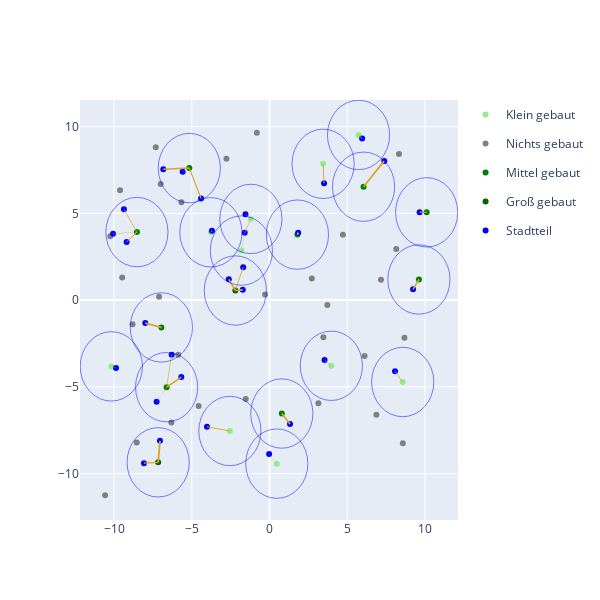

This figure's notebook cell:
### Code cell
# solve task 2
solve_location(radius=2)

### Figure 1 — Plotly figure (JSON) as saved in the notebook; plotly's stock layout.template omitted (floating-point values rounded to 4 significant figures)
{"data": [{"hovertemplate": "Type=Klein gebaut<br>x=%{x}<br>y=%{y}<extra></extra>", "legendgroup": "Klein gebaut", "marker": {"color": "lightgreen", "symbol": "circle"}, "mode": "markers", "name": "Klein gebaut", "orientation": "v", "showlegend": true, "type": "scatter", "x": [-1.809, 3.447, 8.566, -1.198, 0.4694, -3.77, -2.548, -10.17, 5.725, 3.976], "xaxis": "x", "y": [2.854, 7.855, -4.721, 4.679, -9.425, 3.908, -7.544, -3.819, 9.52, -3.785], "yaxis": "y"}, {"hovertemplate": "Type=Nichts gebaut<br>x=%{x}<br>y=%{y}<extra></extra>", "legendgroup": "Nichts gebaut", "marker": {"color": "grey", "symbol": "circle"}, "mode": "markers", "name": "Nichts gebaut", "orientation": "v", "showlegend": true, "type": "scatter", "x": [7.168, -4.556, 3.145, 3.463, -7.102, -6.998, -6.311, -8.809, -2.77, 8.152, 8.326, -9.471, -8.538, -0.2864, -5.874, -7.315, -10.24, 4.721, 8.575, -0.8121, 6.113, -1.528, 2.721, 8.676, 6.874, -9.611, 3.718, -10.57, -5.666], "xaxis": "x", "y": [1.176, -6.108, -5.95, -2.135, 0.1878, 6.698, -7.06, -1.388, 8.148, 2.942, 8.422, 1.297, -8.208, 0.3189, -3.15, 8.813, 3.678, 3.761, -8.257, 9.64, -3.215, -5.704, 1.241, -2.17, -6.61, 6.335, -0.2879, -11.25, 5.644], "yaxis": "y"}, {"hovertemplate": "Type=Mittel gebaut<br>x=%{x}<br>y=%{y}<extra></extra>", "legendgroup": "Mittel gebaut", "marker": {"color": "green", "symbol": "circle"}, "mode": "markers", "name": "Mittel gebaut", "orientation": "v", "showlegend": true, "type": "scatter", "x": [-8.525, 6.049, 10.11, 1.796, -6.616, 9.608, -5.158, 0.791, -6.954], "xaxis": "x", "y": [3.921, 6.535, 5.057, 3.775, -5.016, 1.189, 7.61, -6.537, -1.575], "yaxis": "y"}, {"hovertemplate": "Type=Groß gebaut<br>x=%{x}<br>y=%{y}<extra></extra>", "legendgroup": "Groß gebaut", "marker": {"color": "darkgreen", "symbol": "circle"}, "mode": "markers", "name": "Groß gebaut", "orientation": "v", "showlegend": true, "type": "scatter", "x": [-2.197, -7.161], "xaxis": "x", "y": [0.5537, -9.35], "yaxis": "y"}, {"hovertemplate": "Type=Stadtteil<br>x=%{x}<br>y=%{y}<extra></extra>", "legendgroup": "Stadtteil", "marker": {"color": "blue", "symbol": "circle"}, "mode": "markers", "name": "Stadtteil", "orientation": "v", "showlegend": true, "type": "scatter", "x": [-2.618, 9.653, -5.671, -9.361, 3.54, -1.545, -7.986, 1.319, 5.957, -5.585, 8.071, -8.075, -4.022, 9.231, 1.845, -9.872, 3.507, -3.701, -6.292, -10.06, -0.02544, 7.38, -1.692, -9.19, -7.044, -6.83, -7.26, -4.402, -1.595, -1.72], "xaxis": "x", "y": [1.199, 5.07, -4.436, 5.234, -3.451, 4.949, -1.322, -7.134, 9.319, 7.398, -4.101, -9.402, -7.303, 0.622, 3.886, -3.906, 6.738, 3.998, -3.145, 3.819, -8.872, 8.025, 1.896, 3.357, -8.113, 7.54, -5.859, 5.858, 3.877, 0.591], "yaxis": "y"}, {"hovertemplate": "x=%{x}<br>y=%{y}<extra></extra>", "legendgroup": "", "line": {"color": "goldenrod", "dash": "solid", "width": 0.091}, "marker": {"symbol": "circle"}, "mode": "lines", "name": "", "orientation": "v", "showlegend": false, "type": "scatter", "x": [-1.809, -2.618], "xaxis": "x", "y": [2.854, 1.199], "yaxis": "y"}, {"hovertemplate": "x=%{x}<br>y=%{y}<extra></extra>", "legendgroup": "", "line": {"color": "goldenrod", "dash": "solid", "width": 1.566}, "marker": {"symbol": "circle"}, "mode": "lines", "name": "", "orientation": "v", "showlegend": false, "type": "scatter", "x": [-2.197, -2.618], "xaxis": "x", "y": [0.5537, 1.199], "yaxis": "y"}, {"hovertemplate": "x=%{x}<br>y=%{y}<extra></extra>", "legendgroup": "", "line": {"color": "goldenrod", "dash": "solid", "width": 1.426}, "marker": {"symbol": "circle"}, "mode": "lines", "name": "", "orientation": "v", "showlegend": false, "type": "scatter", "x": [10.11, 9.653], "xaxis": "x", "y": [5.057, 5.07], "yaxis": "y"}, {"hovertemplate": "x=%{x}<br>y=%{y}<extra></extra>", "legendgroup": "", "line": {"color": "goldenrod", "dash": "solid", "width": 1.393}, "marker": {"symbol": "circle"}, "mode": "lines", "name": "", "orientation": "v", "showlegend": false, "type": "scatter", "x": [-6.616, -5.671], "xaxis": "x", "y": [-5.016, -4.436], "yaxis": "y"}, {"hovertemplate": "x=%{x}<br>y=%{y}<extra></extra>", "legendgroup": "", "line": {"color": "goldenrod", "dash": "solid", "width": 0.649}, "marker": {"symbol": "circle"}, "mode": "lines", "name": "", "orientation": "v", "showlegend": false, "type": "scatter", "x": [-8.525, -9.361], "xaxis": "x", "y": [3.921, 5.234], "yaxis": "y"}, {"hovertemplate": "x=%{x}<br>y=%{y}<extra></extra>", "legendgroup": "", "line": {"color": "goldenrod", "dash": "solid", "width": 0.468}, "marker": {"symbol": "circle"}, "mode": "lines", "name": "", "orientation": "v", "showlegend": false, "type": "scatter", "x": [3.976, 3.54], "xaxis": "x", "y": [-3.785, -3.451], "yaxis": "y"}, {"hovertemplate": "x=%{x}<br>y=%{y}<extra></extra>", "legendgroup": "", "line": {"color": "goldenrod", "dash": "solid", "width": 0.422}, "marker": {"symbol": "circle"}, "mode": "lines", "name": "", "orientation": "v", "showlegend": false, "type": "scatter", "x": [-1.198, -1.545], "xaxis": "x", "y": [4.679, 4.949], "yaxis": "y"}, {"hovertemplate": "x=%{x}<br>y=%{y}<extra></extra>", "legendgroup": "", "line": {"color": "goldenrod", "dash": "solid", "width": 1.714}, "marker": {"symbol": "circle"}, "mode": "lines", "name": "", "orientation": "v", "showlegend": false, "type": "scatter", "x": [-6.954, -7.986], "xaxis": "x", "y": [-1.575, -1.322], "yaxis": "y"}, {"hovertemplate": "x=%{x}<br>y=%{y}<extra></extra>", "legendgroup": "", "line": {"color": "goldenrod", "dash": "solid", "width": 1.641}, "marker": {"symbol": "circle"}, "mode": "lines", "name": "", "orientation": "v", "showlegend": false, "type": "scatter", "x": [0.791, 1.319], "xaxis": "x", "y": [-6.537, -7.134], "yaxis": "y"}, {"hovertemplate": "x=%{x}<br>y=%{y}<extra></extra>", "legendgroup": "", "line": {"color": "goldenrod", "dash": "solid", "width": 0.881}, "marker": {"symbol": "circle"}, "mode": "lines", "name": "", "orientation": "v", "showlegend": false, "type": "scatter", "x": [5.725, 5.957], "xaxis": "x", "y": [9.52, 9.319], "yaxis": "y"}, {"hovertemplate": "x=%{x}<br>y=%{y}<extra></extra>", "legendgroup": "", "line": {"color": "goldenrod", "dash": "solid", "width": 0.265}, "marker": {"symbol": "circle"}, "mode": "lines", "name": "", "orientation": "v", "showlegend": false, "type": "scatter", "x": [-5.158, -5.585], "xaxis": "x", "y": [7.61, 7.398], "yaxis": "y"}, {"hovertemplate": "x=%{x}<br>y=%{y}<extra></extra>", "legendgroup": "", "line": {"color": "goldenrod", "dash": "solid", "width": 0.765}, "marker": {"symbol": "circle"}, "mode": "lines", "name": "", "orientation": "v", "showlegend": false, "type": "scatter", "x": [8.566, 8.071], "xaxis": "x", "y": [-4.721, -4.101], "yaxis": "y"}, {"hovertemplate": "x=%{x}<br>y=%{y}<extra></extra>", "legendgroup": "", "line": {"color": "goldenrod", "dash": "solid", "width": 1.239}, "marker": {"symbol": "circle"}, "mode": "lines", "name": "", "orientation": "v", "showlegend": false, "type": "scatter", "x": [-7.161, -8.075], "xaxis": "x", "y": [-9.35, -9.402], "yaxis": "y"}, {"hovertemplate": "x=%{x}<br>y=%{y}<extra></extra>", "legendgroup": "", "line": {"color": "goldenrod", "dash": "solid", "width": 0.909}, "marker": {"symbol": "circle"}, "mode": "lines", "name": "", "orientation": "v", "showlegend": false, "type": "scatter", "x": [-2.548, -4.022], "xaxis": "x", "y": [-7.544, -7.303], "yaxis": "y"}, {"hovertemplate": "x=%{x}<br>y=%{y}<extra></extra>", "legendgroup": "", "line": {"color": "goldenrod", "dash": "solid", "width": 1.56}, "marker": {"symbol": "circle"}, "mode": "lines", "name": "", "orientation": "v", "showlegend": false, "type": "scatter", "x": [9.608, 9.231], "xaxis": "x", "y": [1.189, 0.622], "yaxis": "y"}, {"hovertemplate": "x=%{x}<br>y=%{y}<extra></extra>", "legendgroup": "", "line": {"color": "goldenrod", "dash": "solid", "width": 1.995}, "marker": {"symbol": "circle"}, "mode": "lines", "name": "", "orientation": "v", "showlegend": false, "type": "scatter", "x": [1.796, 1.845], "xaxis": "x", "y": [3.775, 3.886], "yaxis": "y"}, {"hovertemplate": "x=%{x}<br>y=%{y}<extra></extra>", "legendgroup": "", "line": {"color": "goldenrod", "dash": "solid", "width": 0.382}, "marker": {"symbol": "circle"}, "mode": "lines", "name": "", "orientation": "v", "showlegend": false, "type": "scatter", "x": [-10.17, -9.872], "xaxis": "x", "y": [-3.819, -3.906], "yaxis": "y"}, {"hovertemplate": "x=%{x}<br>y=%{y}<extra></extra>", "legendgroup": "", "line": {"color": "goldenrod", "dash": "solid", "width": 0.919}, "marker": {"symbol": "circle"}, "mode": "lines", "name": "", "orientation": "v", "showlegend": false, "type": "scatter", "x": [3.447, 3.507], "xaxis": "x", "y": [7.855, 6.738], "yaxis": "y"}, {"hovertemplate": "x=%{x}<br>y=%{y}<extra></extra>", "legendgroup": "", "line": {"color": "goldenrod", "dash": "solid", "width": 0.862}, "marker": {"symbol": "circle"}, "mode": "lines", "name": "", "orientation": "v", "showlegend": false, "type": "scatter", "x": [-3.77, -3.701], "xaxis": "x", "y": [3.908, 3.998], "yaxis": "y"}, {"hovertemplate": "x=%{x}<br>y=%{y}<extra></extra>", "legendgroup": "", "line": {"color": "goldenrod", "dash": "solid", "width": 0.609}, "marker": {"symbol": "circle"}, "mode": "lines", "name": "", "orientation": "v", "showlegend": false, "type": "scatter", "x": [-6.616, -6.292], "xaxis": "x", "y": [-5.016, -3.145], "yaxis": "y"}, {"hovertemplate": "x=%{x}<br>y=%{y}<extra></extra>", "legendgroup": "", "line": {"color": "goldenrod", "dash": "solid", "width": 0.396}, "marker": {"symbol": "circle"}, "mode": "lines", "name": "", "orientation": "v", "showlegend": false, "type": "scatter", "x": [-8.525, -10.06], "xaxis": "x", "y": [3.921, 3.819], "yaxis": "y"}, {"hovertemplate": "x=%{x}<br>y=%{y}<extra></extra>", "legendgroup": "", "line": {"color": "goldenrod", "dash": "solid", "width": 8.882e-17}, "marker": {"symbol": "circle"}, "mode": "lines", "name": "", "orientation": "v", "showlegend": false, "type": "scatter", "x": [-10.24, -10.06], "xaxis": "x", "y": [3.678, 3.819], "yaxis": "y"}, {"hovertemplate": "x=%{x}<br>y=%{y}<extra></extra>", "legendgroup": "", "line": {"color": "goldenrod", "dash": "solid", "width": 0.131}, "marker": {"symbol": "circle"}, "mode": "lines", "name": "", "orientation": "v", "showlegend": false, "type": "scatter", "x": [0.4694, -0.02544], "xaxis": "x", "y": [-9.425, -8.872], "yaxis": "y"}, {"hovertemplate": "x=%{x}<br>y=%{y}<extra></extra>", "legendgroup": "", "line": {"color": "goldenrod", "dash": "solid", "width": 1.774}, "marker": {"symbol": "circle"}, "mode": "lines", "name": "", "orientation": "v", "showlegend": false, "type": "scatter", "x": [6.049, 7.38], "xaxis": "x", "y": [6.535, 8.025], "yaxis": "y"}, {"hovertemplate": "x=%{x}<br>y=%{y}<extra></extra>", "legendgroup": "", "line": {"color": "goldenrod", "dash": "solid", "width": 0.84}, "marker": {"symbol": "circle"}, "mode": "lines", "name": "", "orientation": "v", "showlegend": false, "type": "scatter", "x": [-2.197, -1.692], "xaxis": "x", "y": [0.5537, 1.896], "yaxis": "y"}, {"hovertemplate": "x=%{x}<br>y=%{y}<extra></extra>", "legendgroup": "", "line": {"color": "goldenrod", "dash": "solid", "width": 0.994}, "marker": {"symbol": "circle"}, "mode": "lines", "name": "", "orientation": "v", "showlegend": false, "type": "scatter", "x": [-8.525, -9.19], "xaxis": "x", "y": [3.921, 3.357], "yaxis": "y"}, {"hovertemplate": "x=%{x}<br>y=%{y}<extra></extra>", "legendgroup": "", "line": {"color": "goldenrod", "dash": "solid", "width": 1.834}, "marker": {"symbol": "circle"}, "mode": "lines", "name": "", "orientation": "v", "showlegend": false, "type": "scatter", "x": [-7.161, -7.044], "xaxis": "x", "y": [-9.35, -8.113], "yaxis": "y"}, {"hovertemplate": "x=%{x}<br>y=%{y}<extra></extra>", "legendgroup": "", "line": {"color": "goldenrod", "dash": "solid", "width": 1.553}, "marker": {"symbol": "circle"}, "mode": "lines", "name": "", "orientation": "v", "showlegend": false, "type": "scatter", "x": [-5.158, -6.83], "xaxis": "x", "y": [7.61, 7.54], "yaxis": "y"}, {"hovertemplate": "x=%{x}<br>y=%{y}<extra></extra>", "legendgroup": "", "line": {"color": "goldenrod", "dash": "solid", "width": 1.958e-13}, "marker": {"symbol": "circle"}, "mode": "lines", "name": "", "orientation": "v", "showlegend": false, "type": "scatter", "x": [-6.311, -7.26], "xaxis": "x", "y": [-7.06, -5.859], "yaxis": "y"}, {"hovertemplate": "x=%{x}<br>y=%{y}<extra></extra>", "legendgroup": "", "line": {"color": "goldenrod", "dash": "solid", "width": 0.261}, "marker": {"symbol": "circle"}, "mode": "lines", "name": "", "orientation": "v", "showlegend": false, "type": "scatter", "x": [-6.616, -7.26], "xaxis": "x", "y": [-5.016, -5.859], "yaxis": "y"}, {"hovertemplate": "x=%{x}<br>y=%{y}<extra></extra>", "legendgroup": "", "line": {"color": "goldenrod", "dash": "solid", "width": 1.131}, "marker": {"symbol": "circle"}, "mode": "lines", "name": "", "orientation": "v", "showlegend": false, "type": "scatter", "x": [-5.158, -4.402], "xaxis": "x", "y": [7.61, 5.858], "yaxis": "y"}, {"hovertemplate": "x=%{x}<br>y=%{y}<extra></extra>", "legendgroup": "", "line": {"color": "goldenrod", "dash": "solid", "width": 0.307}, "marker": {"symbol": "circle"}, "mode": "lines", "name": "", "orientation": "v", "showlegend": false, "type": "scatter", "x": [-1.809, -1.595], "xaxis": "x", "y": [2.854, 3.877], "yaxis": "y"}, {"hovertemplate": "x=%{x}<br>y=%{y}<extra></extra>", "legendgroup": "", "line": {"color": "goldenrod", "dash": "solid", "width": 0.578}, "marker": {"symbol": "circle"}, "mode": "lines", "name": "", "orientation": "v", "showlegend": false, "type": "scatter", "x": [-1.198, -1.595], "xaxis": "x", "y": [4.679, 3.877], "yaxis": "y"}, {"hovertemplate": "x=%{x}<br>y=%{y}<extra></extra>", "legendgroup": "", "line": {"color": "goldenrod", "dash": "solid", "width": 1.594}, "marker": {"symbol": "circle"}, "mode": "lines", "name": "", "orientation": "v", "showlegend": false, "type": "scatter", "x": [-2.197, -1.72], "xaxis": "x", "y": [0.5537, 0.591], "yaxis": "y"}], "layout": {"autosize": false, "height": 600, "shapes": [{"line": {"color": "blue", "width": 0.5}, "type": "circle", "x0": 0.1909, "x1": -3.809, "xref": "x", "y0": 4.854, "y1": 0.8537, "yref": "y"}, {"line": {"color": "blue", "width": 0.5}, "type": "circle", "x0": -6.525, "x1": -10.53, "xref": "x", "y0": 5.921, "y1": 1.921, "yref": "y"}, {"line": {"color": "blue", "width": 0.5}, "type": "circle", "x0": 5.447, "x1": 1.447, "xref": "x", "y0": 9.855, "y1": 5.855, "yref": "y"}, {"line": {"color": "blue", "width": 0.5}, "type": "circle", "x0": 8.049, "x1": 4.049, "xref": "x", "y0": 8.535, "y1": 4.535, "yref": "y"}, {"line": {"color": "blue", "width": 0.5}, "type": "circle", "x0": 10.57, "x1": 6.566, "xref": "x", "y0": -2.721, "y1": -6.721, "yref": "y"}, {"line": {"color": "blue", "width": 0.5}, "type": "circle", "x0": 12.11, "x1": 8.106, "xref": "x", "y0": 7.057, "y1": 3.057, "yref": "y"}, {"line": {"color": "blue", "width": 0.5}, "type": "circle", "x0": 3.796, "x1": -0.2044, "xref": "x", "y0": 5.775, "y1": 1.775, "yref": "y"}, {"line": {"color": "blue", "width": 0.5}, "type": "circle", "x0": 0.8024, "x1": -3.198, "xref": "x", "y0": 6.679, "y1": 2.679, "yref": "y"}, {"line": {"color": "blue", "width": 0.5}, "type": "circle", "x0": 2.469, "x1": -1.531, "xref": "x", "y0": -7.425, "y1": -11.42, "yref": "y"}, {"line": {"color": "blue", "width": 0.5}, "type": "circle", "x0": -4.616, "x1": -8.616, "xref": "x", "y0": -3.016, "y1": -7.016, "yref": "y"}, {"line": {"color": "blue", "width": 0.5}, "type": "circle", "x0": -1.77, "x1": -5.77, "xref": "x", "y0": 5.908, "y1": 1.908, "yref": "y"}, {"line": {"color": "blue", "width": 0.5}, "type": "circle", "x0": -0.5475, "x1": -4.548, "xref": "x", "y0": -5.544, "y1": -9.544, "yref": "y"}, {"line": {"color": "blue", "width": 0.5}, "type": "circle", "x0": 11.61, "x1": 7.608, "xref": "x", "y0": 3.189, "y1": -0.811, "yref": "y"}, {"line": {"color": "blue", "width": 0.5}, "type": "circle", "x0": -8.171, "x1": -12.17, "xref": "x", "y0": -1.819, "y1": -5.819, "yref": "y"}, {"line": {"color": "blue", "width": 0.5}, "type": "circle", "x0": -0.1971, "x1": -4.197, "xref": "x", "y0": 2.554, "y1": -1.446, "yref": "y"}, {"line": {"color": "blue", "width": 0.5}, "type": "circle", "x0": 7.725, "x1": 3.725, "xref": "x", "y0": 11.52, "y1": 7.52, "yref": "y"}, {"line": {"color": "blue", "width": 0.5}, "type": "circle", "x0": -3.158, "x1": -7.158, "xref": "x", "y0": 9.61, "y1": 5.61, "yref": "y"}, {"line": {"color": "blue", "width": 0.5}, "type": "circle", "x0": 5.976, "x1": 1.976, "xref": "x", "y0": -1.785, "y1": -5.785, "yref": "y"}, {"line": {"color": "blue", "width": 0.5}, "type": "circle", "x0": -5.161, "x1": -9.161, "xref": "x", "y0": -7.35, "y1": -11.35, "yref": "y"}, {"line": {"color": "blue", "width": 0.5}, "type": "circle", "x0": 2.791, "x1": -1.209, "xref": "x", "y0": -4.537, "y1": -8.537, "yref": "y"}, {"line": {"color": "blue", "width": 0.5}, "type": "circle", "x0": -4.954, "x1": -8.954, "xref": "x", "y0": 0.425, "y1": -3.575, "yref": "y"}], "width": 600, "xaxis": {"autorange": true, "range": [-12.19, 12.12], "type": "linear"}, "yaxis": {"autorange": true, "range": [-12.67, 11.53], "type": "linear"}}}
